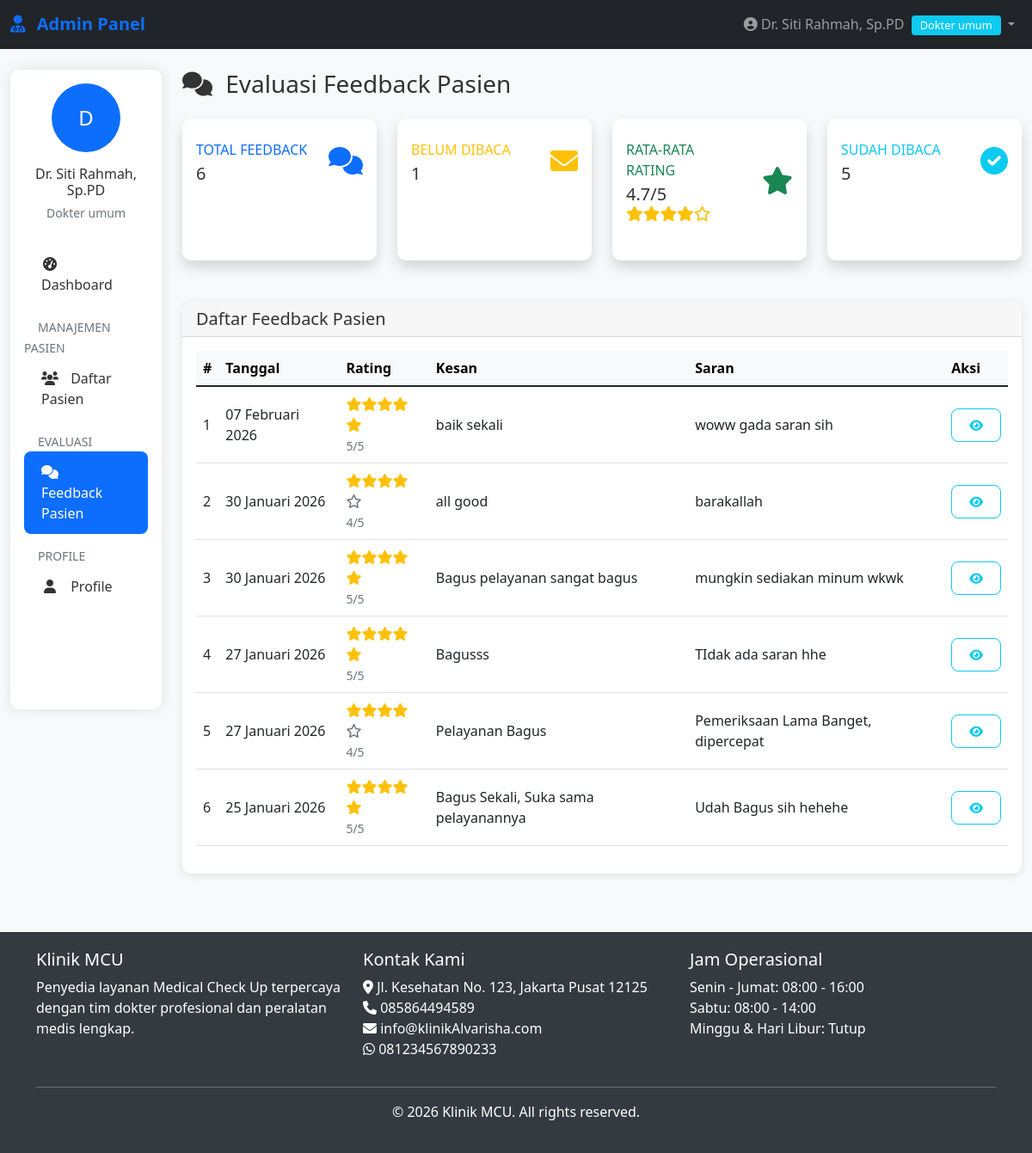
The page /admin/evaluasi.php (signed in) on the database its author committed.
### tables this page shows
CREATE TABLE `feedback_pasien` (
  `id` int(11) NOT NULL,
  `pasien_id` int(11) DEFAULT NULL,
  `kode_mcu` varchar(20) DEFAULT NULL,
  `rating` int(11) DEFAULT NULL CHECK (`rating` >= 1 and `rating` <= 5),
  `kesan` text DEFAULT NULL,
  `saran` text DEFAULT NULL,
  `tanggal_submit` datetime DEFAULT current_timestamp(),
  `status` enum('unread','read') DEFAULT 'unread'
);

CREATE TABLE `pengaturan` (
  `id` int(11) NOT NULL,
  `nama_klinik` varchar(100) DEFAULT NULL,
  `alamat` text DEFAULT NULL,
  `telepon` varchar(20) DEFAULT NULL,
  `email` varchar(100) DEFAULT NULL,
  `whatsapp` varchar(20) DEFAULT NULL,
  `logo` varchar(255) DEFAULT NULL,
  `tentang` text DEFAULT NULL,
  `created_at` timestamp NOT NULL DEFAULT current_timestamp(),
  `hero_image` varchar(255) DEFAULT NULL
);

### includes/functions.php (called while the page is built, shortened)
<?php
require_once __DIR__ . '/../config/database.php';
function formatDateIndo($date, $with_time = false)
{
    $months = array(
        1 => 'Januari',
        'Februari',
        'Maret',
        'April',
        'Mei',
        'Juni',
        'Juli',
        'Agustus',
        'September',
        'Oktober',
        'November',
        'Desember'
    );
    $timestamp = strtotime($date);
    $day = date('d', $timestamp);
    $month = $months[date('n', $timestamp)];
    $year = date('Y', $timestamp);
    $formatted = $day . ' ' . $month . ' ' . $year;
    return $formatted;
}
function getSetting($key)
{
    global $conn;
    $query = "SELECT $key FROM pengaturan LIMIT 1";
    $result = mysqli_query($conn, $query);
    $row = mysqli_fetch_assoc($result);
    return $row[$key] ?? '';
}

### admin/evaluasi.php (the view, shortened to what this page needs)
<?php
require_once __DIR__ . '/../includes/auth.php';
require_once __DIR__ . '/../includes/functions.php';
$total_feedback_query = "SELECT COUNT(*) as total FROM feedback_pasien";
$total_feedback_result = mysqli_query($conn, $total_feedback_query);
$total_feedback = mysqli_fetch_assoc($total_feedback_result)['total'];
$unread_feedback_query = "SELECT COUNT(*) as total FROM feedback_pasien WHERE status = 'unread'";
$unread_feedback_result = mysqli_query($conn, $unread_feedback_query);
$unread_feedback = mysqli_fetch_assoc($unread_feedback_result)['total'];
$avg_rating_query = "SELECT AVG(rating) as avg_rating FROM feedback_pasien";
$avg_rating_result = mysqli_query($conn, $avg_rating_query);
$avg_rating = round(mysqli_fetch_assoc($avg_rating_result)['avg_rating'], 1);
$query = "SELECT f.* FROM feedback_pasien f
          ORDER BY f.tanggal_submit DESC";
$result = mysqli_query($conn, $query);
?>
<?php include '../includes/admin-header.php'; ?>
<?php include 'includes/admin-nav.php'; ?>
<div class="container-fluid mt-4">
    <div class="row">
        <div class="col-lg-2">
            <?php include 'includes/admin-sidebar.php'; ?>
        </div>
        <div class="col-lg-10">
            <div class="d-flex justify-content-between align-items-center mb-4">
                <h1 class="h3 mb-0">
                    <i class="fas fa-comments me-2"></i> Evaluasi Feedback Pasien
                </h1>
            </div>
            <div class="row mb-4">
                <div class="col-xl-3 col-md-6 mb-4">
                    <div class="card border-left-primary shadow h-100 py-2">
                        <div class="card-body">
                            <div class="row no-gutters align-items-center">
                                <div class="col mr-2">
                                    <div class="text-xs font-weight-bold text-primary text-uppercase mb-1">
                                        Total Feedback
                                    </div>
                                    <div class="h5 mb-0 font-weight-bold text-gray-800"><?php echo $total_feedback; ?></div>
                                </div>
                                <div class="col-auto">
                                    <i class="fas fa-comments fa-2x text-primary"></i>
                                </div>
                            </div>
                        </div>
                    </div>
                </div>
                <div class="col-xl-3 col-md-6 mb-4">
                    <div class="card border-left-warning shadow h-100 py-2">
                        <div class="card-body">
                            <div class="row no-gutters align-items-center">
                                <div class="col mr-2">
                                    <div class="text-xs font-weight-bold text-warning text-uppercase mb-1">
                                        Belum Dibaca
                                    </div>
                                    <div class="h5 mb-0 font-weight-bold text-gray-800"><?php echo $unread_feedback; ?></div>
                                </div>
                                <div class="col-auto">
                                    <i class="fas fa-envelope fa-2x text-warning"></i>
                                </div>
                            </div>
                        </div>
                    </div>
                </div>
                <div class="col-xl-3 col-md-6 mb-4">
                    <div class="card border-left-success shadow h-100 py-2">
                        <div class="card-body">
                            <div class="row no-gutters align-items-center">
                                <div class="col mr-2">
                                    <div class="text-xs font-weight-bold text-success text-uppercase mb-1">
                                        Rata-rata Rating
                                    </div>
                                    <div class="h5 mb-0 font-weight-bold text-gray-800">
                                        <?php echo $avg_rating; ?>/5
                                        <small class="d-block">
                                            <?php
                                            for ($i = 1; $i <= 5; $i++) {
                                                echo $i <= $avg_rating ? '<i class="fas fa-star text-warning"></i>' : '<i class="far fa-star text-warning"></i>';
                                            }
                                            ?>
                                        </small>
                                    </div>
                                </div>
                                <div class="col-auto">
                                    <i class="fas fa-star fa-2x text-success"></i>
                                </div>
                            </div>
                        </div>
                    </div>
                </div>
                <div class="col-xl-3 col-md-6 mb-4">
                    <div class="card border-left-info shadow h-100 py-2">
                        <div class="card-body">
                            <div class="row no-gutters align-items-center">
                                <div class="col mr-2">
                                    <div class="text-xs font-weight-bold text-info text-uppercase mb-1">
                                        Sudah Dibaca
                                    </div>
                                    <div class="h5 mb-0 font-weight-bold text-gray-800"><?php echo $total_feedback - $unread_feedback; ?></div>
                                </div>
                                <div class="col-auto">
                                    <i class="fas fa-check-circle fa-2x text-info"></i>
                                </div>
                            </div>
                        </div>
                    </div>
                </div>
            </div>
            <div class="card">
                <div class="card-header">
                    <h5 class="mb-0">Daftar Feedback Pasien</h5>
                </div>
                <div class="card-body">
                    <?php if (mysqli_num_rows($result) > 0): ?>
                        <div class="table-responsive">
                            <table class="table table-hover">
                                <thead class="table-light">
                                    <tr>
                                        <th>#</th>
                                        <th>Tanggal</th>
                                        <th>Rating</th>
                                        <th>Kesan</th>
                                        <th>Saran</th>
                                        <th>Aksi</th>
                                    </tr>
                                </thead>
                                <tbody>
                                    <?php $no = 1; ?>
                                    <?php while ($feedback = mysqli_fetch_assoc($result)): ?>
                                        <tr>
                                            <td><?php echo $no++; ?></td>
                                            <td><?php echo formatDateIndo($feedback['tanggal_submit']); ?></td>
                                            <td>
                                                <?php
                                                for ($i = 1; $i <= 5; $i++) {
                                                    echo $i <= $feedback['rating'] ? '<i class="fas fa-star text-warning"></i>' : '<i class="far fa-star text-muted"></i>';
                                                }
                                                ?>
                                                <br><small class="text-muted"><?php echo $feedback['rating']; ?>/5</small>
                                            </td>
                                            <td>
                                                <?php echo $feedback['kesan'] ? htmlspecialchars(substr($feedback['kesan'], 0, 50)) . (strlen($feedback['kesan']) > 50 ? '...' : '') : '-'; ?>
                                            </td>
                                            <td>
                                                <?php echo $feedback['saran'] ? htmlspecialchars(substr($feedback['saran'], 0, 50)) . (strlen($feedback['saran']) > 50 ? '...' : '') : '-'; ?>
                                            </td>
                                            <td>
                                                <div class="d-flex gap-1">
                                                    <button type="button" class="btn btn-sm btn-outline-info" data-bs-toggle="modal" data-bs-target="#detailModal<?php echo $feedback['id']; ?>" title="Lihat Detail">
                                                        <i class="fas fa-eye"></i>
                                                    </button>
                                                </div>
                                            </td>
                                        </tr>
                                    <?php endwhile; ?>
                                </tbody>
                            </table>
                        </div>
                    <?php else: ?>
                        <div class="alert alert-info">
                            <i class="fas fa-info-circle me-2"></i> Belum ada feedback yang diterima.
                        </div>
                    <?php endif; ?>
                </div>
            </div>
        </div>
    </div>
</div>
<?php include '../includes/admin-footer.php'; ?>

### includes/admin-footer.php (shortened to what this page needs)
</div>
</div>
<footer class="mt-5">
    <div class="container">
        <div class="row">
            <div class="col-md-4">
                <h5>Klinik MCU</h5>
                <p>Penyedia layanan Medical Check Up terpercaya dengan tim dokter profesional dan peralatan medis lengkap.</p>
            </div>
            <div class="col-md-4">
                <h5>Kontak Kami</h5>
                <ul class="list-unstyled">
                    <li><i class="fas fa-map-marker-alt"></i> <?php echo getSetting('alamat'); ?></li>
                    <li><i class="fas fa-phone"></i> <?php echo getSetting('telepon'); ?></li>
                    <li><i class="fas fa-envelope"></i> <?php echo getSetting('email'); ?></li>
                    <li><i class="fab fa-whatsapp"></i> <?php echo getSetting('whatsapp'); ?></li>
                </ul>
            </div>
            <div class="col-md-4">
                <h5>Jam Operasional</h5>
                <ul class="list-unstyled">
                    <li>Senin - Jumat: 08:00 - 16:00</li>
                    <li>Sabtu: 08:00 - 14:00</li>
                    <li>Minggu & Hari Libur: Tutup</li>
                </ul>
            </div>
        </div>
        <hr class="bg-light">
        <div class="text-center">
            <p>&copy; <?php echo date('Y'); ?> Klinik MCU. All rights reserved.</p>
        </div>
    </div>
</footer>
</body>
</html>

### assets/css/style.css (style rules this page uses)
:root { --primary-color: #0d6efd; --secondary-color: #6c757d; --success-color: #198754; --danger-color: #dc3545; --warning-color: #ffc107; --info-color: #0dcaf0; --light-color: #f8f9fa; --dark-color: #212529; }
body { font-family: 'Segoe UI', Tahoma, Geneva, Verdana, sans-serif; color: #333; background-color: #f8f9fa; }
.card { border-radius: 10px; box-shadow: 0 2px 10px rgba(0,0,0,0.1); border: none; margin-bottom: 20px; }
.card-header { border-radius: 10px 10px 0 0 !important; font-weight: 600; }
.btn { border-radius: 8px; font-weight: 500; padding: 8px 20px; }
.table th { font-weight: 600; background-color: #f8f9fa; border-top: none; }
.table td { vertical-align: middle; }

### includes/admin-header.php (style rules this page uses)
:root { --primary-color: #0d6efd; --secondary-color: #6c757d; --success-color: #198754; --danger-color: #dc3545; --warning-color: #ffc107; --info-color: #0dcaf0; }
body { font-family: 'Segoe UI', Tahoma, Geneva, Verdana, sans-serif; background-color: #f8f9fa; min-height: 100vh; display: flex; flex-direction: column; }
.card { border-radius: 10px; box-shadow: 0 2px 10px rgba(0, 0, 0, 0.1); margin-bottom: 20px; }
.card-header { border-radius: 10px 10px 0 0 !important; font-weight: 600; }
.table th { font-weight: 600; background-color: #f8f9fa; }
footer { background-color: #343a40; color: white; padding: 20px 0; }

### rows shown on the page
feedback_pasien: tanggal_submit "07 Februari 2026", rating "5", kesan "baik sekali", saran "woww gada saran sih"
feedback_pasien: tanggal_submit "30 Januari 2026", rating "4", kesan "all good", saran "barakallah"
feedback_pasien: tanggal_submit "30 Januari 2026", rating "5", kesan "Bagus pelayanan sangat bagus", saran "mungkin sediakan minum wkwk"
feedback_pasien: tanggal_submit "27 Januari 2026", rating "5", kesan "Bagusss", saran "TIdak ada saran hhe"
feedback_pasien: tanggal_submit "27 Januari 2026", rating "4", kesan "Pelayanan Bagus", saran "Pemeriksaan Lama Banget, dipercepat"
feedback_pasien: tanggal_submit "25 Januari 2026", rating "5", kesan "Bagus Sekali, Suka sama pelayanannya", saran "Udah Bagus sih hehehe"
pengaturan: alamat "Jl. Kesehatan No. 123, Jakarta Pusat 12125", telepon "085864494589", email "info@klinikAlvarisha.com", whatsapp "081234567890233"

### other values the page prints
$_SESSION['nama_lengkap'] "Dr. Siti Rahmah, Sp.PD"
str_replace('_', ' ', $_SESSION['role']) "Dokter umum"
substr($_SESSION['nama_lengkap'], 0, 1) "D"
$total_feedback "6"
$unread_feedback "1"
$avg_rating "4.7"
$total_feedback - $unread_feedback "5"
